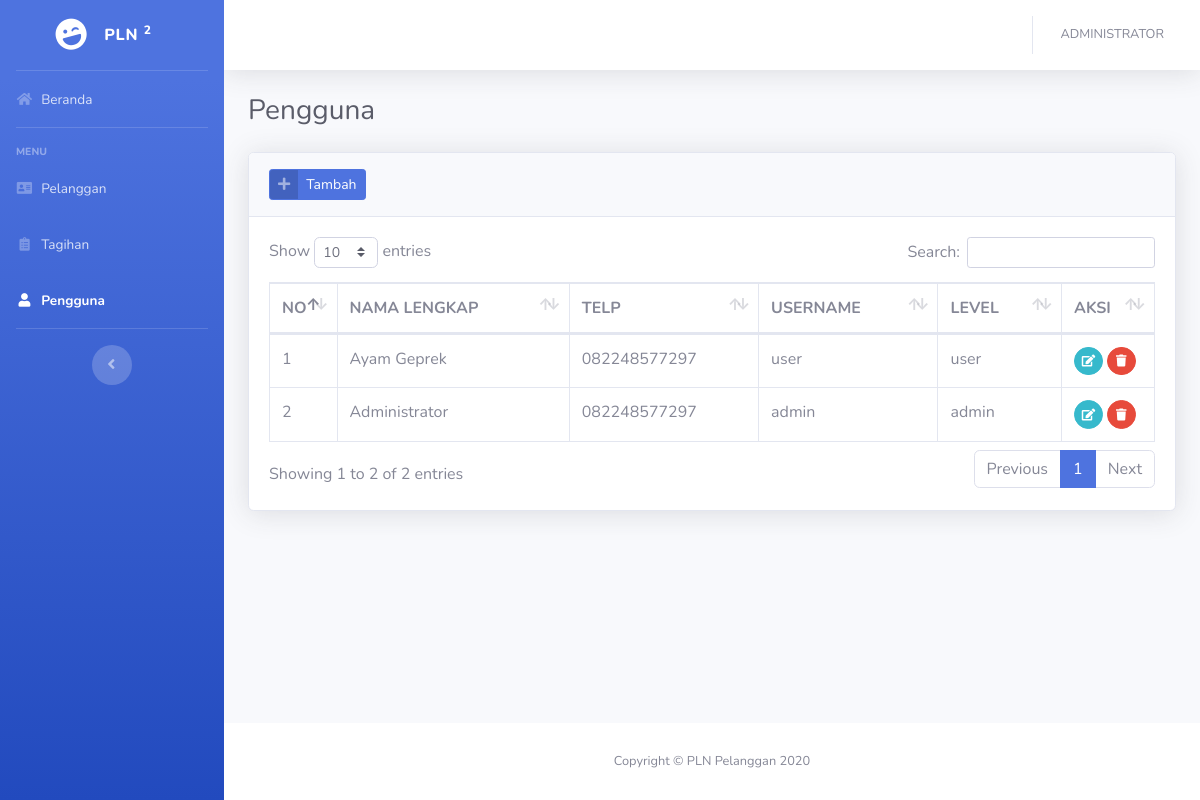
Screenshot of /?pengguna (signed in) with the database file from the repository.
### tables this page shows
CREATE TABLE `users` (
  `id_users` int(5) NOT NULL,
  `nama` varchar(50) NOT NULL,
  `no_hp` varchar(15) NOT NULL,
  `username` varchar(20) NOT NULL,
  `password` varchar(255) NOT NULL,
  `level` enum('admin','user') NOT NULL
);

### config/function.php (called while the page is built, shortened)
<?php
function encrypt($str) {
    return base64_encode($str);
}
?>

### views/data/pengguna.php (the view, shortened to what this page needs)
<div class="container-fluid">
    <div class="d-sm-flex align-items-center justify-content-between mb-4">
        <h1 class="h3 mb-0 text-gray-800">Pengguna</h1>
    </div>
    <div class="card shadow mb-4">
        <div class="card-header py-3">
            <a href="#" class="btn btn-primary btn-icon-split btn-sm" data-toggle="modal" data-target="#penggunaModal"
                onclick="submit('add')">
                <span class="icon text-white-50">
                    <i class="fas fa-plus"></i>
                </span>
                <span class="text">Tambah</span>
            </a>
        </div>
        <div class="card-body">
            <div class="table-responsive">
                <table class="table table-bordered table-hover" id="dataTable" width="100%" cellspacing="0">
                    <thead>
                        <tr>
                            <th width="20">NO</th>
                            <th>NAMA LENGKAP</th>
                            <th>TELP</th>
                            <th>USERNAME</th>
                            <th>LEVEL</th>
                            <th width="50">AKSI</th>
                        </tr>
                    </thead>
                    <tbody>
                        <?php
                        $n=1;
                        $query = mysqli_query($con,"SELECT * FROM users ORDER BY id_users DESC")or die(mysqli_error($con));
                        while($row = mysqli_fetch_array($query)):
                        ?>
                        <tr>
                            <td><?= $n++; ?></td>
                            <td><?= $row['nama']; ?></td>
                            <td><?= $row['no_hp']; ?></td>
                            <td><?= $row['username']; ?></td>
                            <td><?= $row['level']; ?></td>
                            <td>
                                <a href="#penggunaModal" data-toggle="modal" onclick="submit(<?=$row['id_users'];?>)"
                                    class="btn btn-sm btn-circle btn-info"><i class="fas fa-edit"></i></a>
                                <a href="<?=$base_url;?>/process/users.php?act=<?=encrypt('delete');?>&id=<?=encrypt($row['id_users']);?>"
                                    class="btn btn-sm btn-circle btn-danger"
                                    onclick="return confirm('Anda yakin ingin menghapus data ini ?')"><i
                                        class="fas fa-trash"></i></a>
                            </td>
                        </tr>
                        <?php endwhile; ?>
                    </tbody>
                </table>
            </div>
        </div>
    </div>
</div>

### rows the page displays
users: nama "Ayam Geprek", no_hp "082248577297", username "user", level "user"
users: nama "Administrator", no_hp "082248577297", username "admin", level "admin"

### other values shown
$_SESSION['fullname'] "ADMINISTRATOR"
